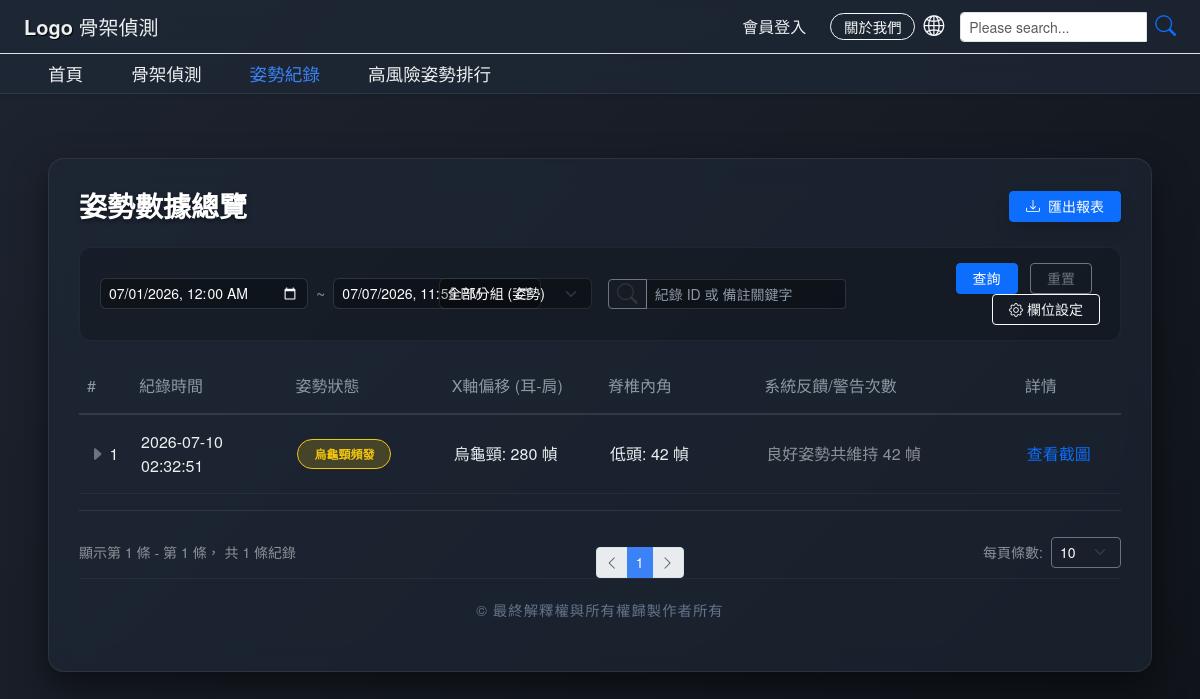
The app's page /renaissance, older data.
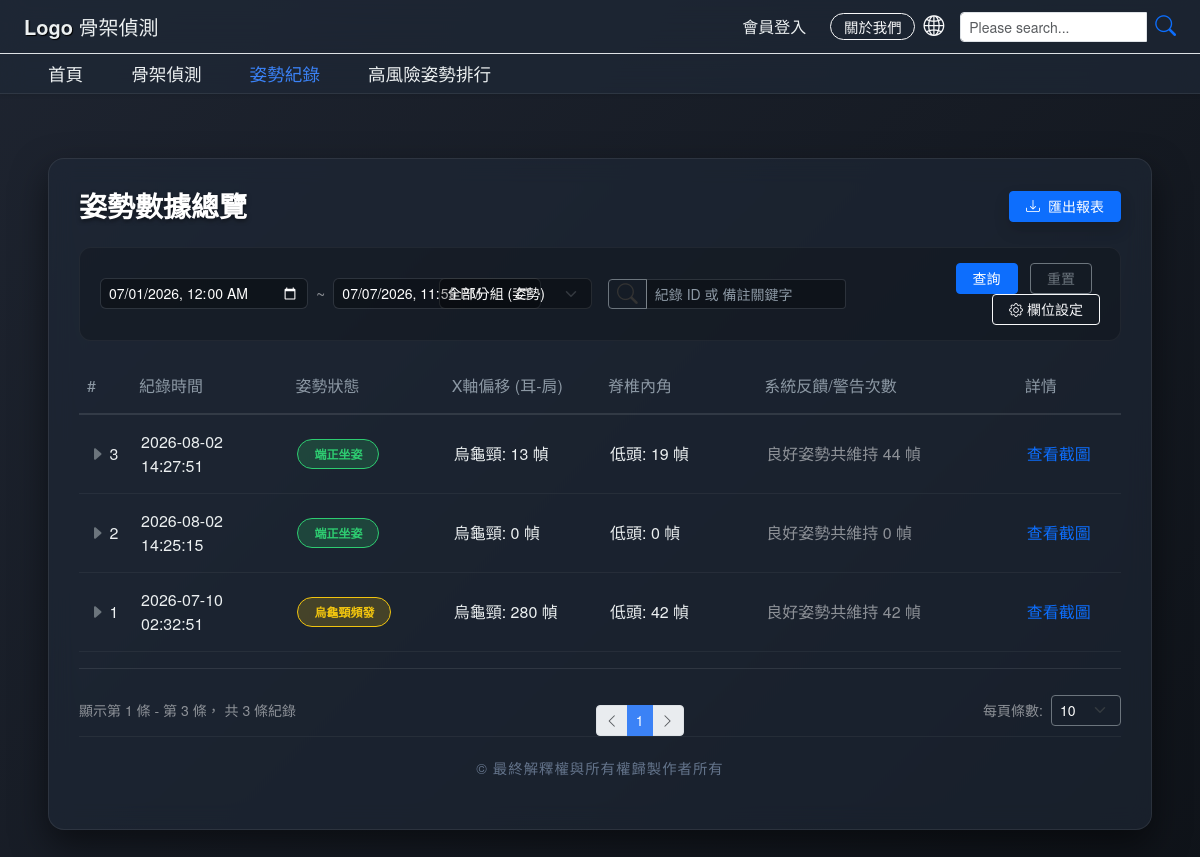
The same page, newer data.
### tables this page shows
CREATE TABLE posture_records (
        id INTEGER PRIMARY KEY AUTOINCREMENT,
        good_count INTEGER NOT NULL DEFAULT 0,
        turtle_neck_count INTEGER NOT NULL DEFAULT 0,
        looking_down_count INTEGER NOT NULL DEFAULT 0,
        slouching_count INTEGER NOT NULL DEFAULT 0,
        timestamp TEXT NOT NULL
    );

### app.py (the view)
@app.route('/renaissance')
def posture_record():
    page = request.args.get('page', 1, type=int)
    per_page = 10
    total_row = query_db("SELECT COUNT(*) FROM posture_records", one=True)
    total_records = total_row[0] if total_row else 0
    total_pages = math.ceil(total_records / per_page)
    offset = (page - 1) * per_page
    db_records = query_db(
        "SELECT * FROM posture_records ORDER BY timestamp DESC LIMIT ? OFFSET ?",
        (per_page, offset)
    )
    history_data = []
    for row in db_records:
        status = "端正坐姿"
        badge = "badge-good"
        if row['turtle_neck_count'] > 50:
            status = "烏龜頸頻發"
            badge = "badge-warning"
        elif row['looking_down_count'] > 50:
            status = "過度低頭"
            badge = "badge-danger"
        elif row['slouching_count'] > 50:
            status = "癱坐前滑"
            badge = "badge-warning"
        history_data.append({
            "id": row['id'],
            "time": row['timestamp'],
            "status": status,
            "badge_class": badge,
            "offset": f"烏龜頸: {row['turtle_neck_count']} 幀",
            "angle": f"低頭: {row['looking_down_count']} 幀",
            "note": f"良好姿勢共維持 {row['good_count']} 幀"
        })
    return render_template('record.html',
                           records=history_data,
                           page=page,
                           total_pages=total_pages,
                           total_records=total_records,
                           per_page=per_page)

### db.py (called while the page is built)
def query_db(query, args=(), one=False):
    with sqlite3.connect(DB_PATH) as conn:
        conn.row_factory = sqlite3.Row      # 支援用 key 讀取欄位
        cur = conn.cursor()
        cur.execute(query, args)
        rv = cur.fetchall()
        return (rv[0] if rv else None) if one else rv

### templates/record.html (shortened to what this page needs)
<!DOCTYPE html>
<html lang="zh-TW">
<head>
    <link rel="stylesheet" href="{{ url_for('static', filename='css/all.css') }}" />
    <link rel="stylesheet" href="{{ url_for('static', filename='css/navbar.css') }}" />
    <link href="https://cdn.jsdelivr.net/npm/bootstrap@5.3.0/dist/css/bootstrap.min.css" rel="stylesheet">
    <link href="https://cdn.jsdelivr.net/npm/bootstrap-icons@1.10.5/font/bootstrap-icons.css" rel="stylesheet">
</head>
<body>
<header class="container-fluid border-bottom">
    <div class="row align-items-center py-2">
        <div class="col-4 ps-4">
            <h4 class="mb-0"><span class="logo-text">Logo</span> 骨架偵測</h4>
        </div>
        <div class="col-8 d-flex justify-content-end align-items-center pe-4">
            <div class="login-box me-4">
            {% if not session.get('loggedIn') %}
                <a href="/loginForm" class="member-link text-decoration-none">會員登入</a>
            {% endif %}
            </div>
            <div class="d-flex align-items-center me-3">
                <a id="aboutwe" class="btn btn-outline-light btn-sm" href="#">關於我們</a>
                <i class="bi bi-globe2 ms-2 text-light"></i>
            </div>
            <form class="d-flex search-form align-items-center" action="/search" method="get">
                <div class="input-group input-group-sm">
                    <input type="search" name="searchQuery" class="form-control" placeholder="Please search...">
                    <button class="btn btn-outline-secondary p-0 ms-2 border-0" type="submit">
                        <i class="bi bi-search text-primary"></i>
                    </button>
                </div>
            </form>
        </div>
    </div>
</header>
<nav class="navbar navbar-expand-lg shadow-sm">
    <div class="container-fluid p-0">
        <div class="collapse navbar-collapse justify-content-start" id="nav-menu">
            <ul class="navbar-nav ps-4">
                <li class="nav-item"><a href="/" class="nav-link">首頁</a></li>
                <li class="nav-item"><a href="/ScanPage" class="nav-link">骨架偵測</a></li>
                <li class="nav-item"><a href="/renaissance" class="nav-link active" style="color: #3b82f6 !important;">姿勢紀錄</a></li>
                <li class="nav-item"><a href="/rank" class="nav-link">高風險姿勢排行</a></li>
            </ul>
        </div>
    </div>
</nav>
<div class="main-container container-fluid px-4 px-md-5">
    <div class="record-card">
        <div class="d-flex justify-content-between align-items-center mb-4">
            <h3 class="mb-0 fw-bold" style="text-shadow: 0 2px 4px rgba(0,0,0,0.5);">姿勢數據總覽</h3>
            <button class="btn btn-primary btn-sm px-3 shadow"><i class="bi bi-download me-1"></i> 匯出報表</button>
        </div>
        <div class="filter-section">
            <form class="row g-3 align-items-center">
                <div class="col-md-4 d-flex align-items-center">
                    <input type="datetime-local" class="form-control form-control-sm me-2" value="2026-07-01T00:00">
                    <span class="text-white-50">~</span>
                    <input type="datetime-local" class="form-control form-control-sm ms-2" value="2026-07-07T23:59">
                </div>
                <div class="col-md-2">
                    <select class="form-select form-select-sm">
                        <option value="all" selected>全部分組 (姿勢)</option>
                    </select>
                </div>
                <div class="col-md-3">
                    <div class="input-group input-group-sm">
                        <span class="input-group-text bg-transparent border-secondary text-secondary"><i class="bi bi-search"></i></span>
                        <input type="text" class="form-control" placeholder="紀錄 ID 或 備註關鍵字">
                    </div>
                </div>
                <div class="col-md-3 text-end">
                    <button type="submit" class="btn btn-primary btn-sm px-3 me-2">查詢</button>
                    <button type="reset" class="btn btn-outline-secondary btn-sm px-3 me-2">重置</button>
                    <button type="button" class="btn btn-outline-light btn-sm px-3"><i class="bi bi-gear"></i> 欄位設定</button>
                </div>
            </form>
        </div>
        <div class="table-responsive">
            <table class="table table-glass table-borderless align-middle">
                <thead>
                    <tr>
                        <th scope="col" style="width: 5%;">#</th>
                        <th scope="col" style="width: 15%;">紀錄時間</th>
                        <th scope="col" style="width: 15%;">姿勢狀態</th>
                        <th scope="col" style="width: 15%;">X軸偏移 (耳-肩)</th>
                        <th scope="col" style="width: 15%;">脊椎內角</th>
                        <th scope="col" style="width: 25%;">系統反饋/警告次數</th>
                        <th scope="col" style="width: 10%;">詳情</th>
                    </tr>
                </thead>
                <tbody>
                    {% for row in records %}
                    <tr>
                        <td><i class="bi bi-caret-right-fill text-secondary"></i> {{ row.id }}</td>
                        <td>{{ row.time }}</td>
                        <td><span class="badge {{ row.badge_class }} rounded-pill px-3 py-2">{{ row.status }}</span></td>
                        <td>{{ row.offset }}</td>
                        <td>{{ row.angle }}</td>
                        <td class="text-white-50">{{ row.note }}</td>
                        <td><a href="#" class="text-primary text-decoration-none">查看截圖</a></td>
                    </tr>
                    {% else %}
                    <tr>
                        <td colspan="7" class="text-center text-white-50 py-4">目前還沒有任何紀錄喔！</td>
                    </tr>
                    {% endfor %}
                </tbody>
            </table>
        </div>
        <div class="d-flex justify-content-between align-items-center mt-3 pt-3 border-top border-secondary border-opacity-25">
            <span class="text-white-50 small">
                顯示第 {{ (page - 1) * per_page + 1 }} 條 -
                第 {{ [page * per_page, total_records] | min }} 條，
                共 {{ total_records }} 條紀錄
            </span>
            <nav aria-label="Page navigation">
                <ul class="pagination pagination-sm mb-0">
                    <li class="page-item {% if page == 1 %}disabled{% endif %}">
                        <a class="page-link" href="?page={{ page - 1 }}"><i class="bi bi-chevron-left"></i></a>
                    </li>
                    {% for p in range(1, total_pages + 1) %}
                    <li class="page-item {% if p == page %}active{% endif %}">
                        <a class="page-link" href="?page={{ p }}">{{ p }}</a>
                    </li>
                    {% endfor %}
                    <li class="page-item {% if page == total_pages or total_pages == 0 %}disabled{% endif %}">
                        <a class="page-link" href="?page={{ page + 1 }}"><i class="bi bi-chevron-right"></i></a>
                    </li>
                </ul>
            </nav>
            <div class="d-flex align-items-center">
                <span class="text-white-50 small me-2">每頁條數:</span>
                <select class="form-select form-select-sm bg-transparent text-white border-secondary" style="width: 70px;" disabled>
                    <option value="10" selected>10</option>
                </select>
            </div>
        </div>
<footer id="footer">
    <p class="mb-0">&copy; 最終解釋權與所有權歸製作者所有</p>
</footer>
</body>
</html>

### static/css/all.css (style rules this page uses)
body { margin: 0; padding: 0; background-color: #ffffff; overflow-x: hidden; }
header { width: 100%; padding: 0.3% 0 !important; background-color: #fff; }
header .row { margin: 0 !important; width: 100%; }
.logo-text { font-weight: bold; text-shadow: 1px 1px 1px #000; }
h4.mb-0 { line-height: 1.2; font-size: 1.25rem; }
.member-link { color: #0000FF; text-decoration: none; font-size: 1rem; white-space: nowrap; }
#aboutwe { padding: 0.1rem 0.8rem; font-size: 0.9rem; border-radius: 20px; }
.bi-globe2, .bi-search { font-size: 1.3rem; display: flex; align-items: center; color: #333; }
.search-form { height: 30px; }
.input-group-sm > .form-control { height: 30px; padding: 2px 10px; }

### static/css/navbar.css (style rules this page uses)
nav.navbar { background-color: rgba(30, 40, 55, 0.7) !important; backdrop-filter: blur(12px); -webkit-backdrop-filter: blur(12px); border-bottom: 1px solid rgba(255, 255, 255, 0.08) !important; min-height: auto; padding: 0 !important; }
.navbar-nav .nav-link { color: #ecf0f1 !important; font-size: 1.1rem; padding: 0.4rem 1.5rem !important; transition: color 0.3s ease; }
.main-container { width: 85%; margin: 2% auto; }
header { position: relative; z-index: 1050 !important; }

### templates/record.html (style rules this page uses)
body { background: linear-gradient(135deg, #1e2430 0%, #0f1319 100%); min-height: 100vh; color: white; font-family: 'Helvetica Neue', 'Segoe UI', Tahoma, Geneva, Verdana, sans-serif; display: flex; flex-direction: column; }
header, .navbar { background-color: rgba(30, 40, 55, 0.7) !important; backdrop-filter: blur(12px); -webkit-backdrop-filter: blur(12px); border-bottom: 1px solid rgba(255, 255, 255, 0.08) !important; }
.nav-link, .member-link, header h4, .dropdown-toggle { color: #ecf0f1 !important; font-weight: 500; transition: color 0.3s ease; }
.main-container { flex: 1; padding: 40px 0; }
.record-card { background-color: rgba(30, 40, 55, 0.6); backdrop-filter: blur(12px); -webkit-backdrop-filter: blur(12px); border: 1px solid rgba(255, 255, 255, 0.08); border-radius: 16px; padding: 30px; box-shadow: 0 15px 35px rgba(0,0,0,0.5); }
.filter-section { background-color: rgba(0, 0, 0, 0.2); border-radius: 12px; padding: 15px 20px; margin-bottom: 25px; border: 1px solid rgba(255, 255, 255, 0.05); }
.filter-section input, .filter-section select { background-color: rgba(0, 0, 0, 0.3); border: 1px solid rgba(255, 255, 255, 0.1); color: white; border-radius: 6px; }
.filter-section input::placeholder { color: #8c98a4; }
.filter-section select option { background-color: #1e2430; color: white; }
.table-glass { color: #ecf0f1; margin-bottom: 0; }
.table-glass thead th { border-bottom: 2px solid rgba(255, 255, 255, 0.1); color: #8c98a4; font-weight: 500; padding-bottom: 15px; background: transparent; }
.table-glass tbody td { border-bottom: 1px solid rgba(255, 255, 255, 0.05); padding: 15px 10px; vertical-align: middle; background: transparent; color: #ecf0f1; }
.badge-good { background-color: rgba(46, 204, 113, 0.2); color: #2ecc71; border: 1px solid #2ecc71; }
.badge-warning { background-color: rgba(241, 196, 15, 0.2); color: #f1c40f; border: 1px solid #f1c40f; }
.pagination { margin-top: 20px; margin-bottom: 0; }
.page-link { background-color: rgba(0, 0, 0, 0.3); border-color: rgba(255, 255, 255, 0.1); color: #ecf0f1; }
.page-item.active .page-link { background-color: #3b82f6; border-color: #3b82f6; }
#footer { text-align: center; color: #64748b; padding: 20px 0; font-size: 0.9rem; letter-spacing: 1px; border-top: 1px solid rgba(255, 255, 255, 0.05); margin-top: auto; }
input[type="date"], input[type="time"], input[type="datetime-local"] { color-scheme: dark; }

Row changes from the older to the newer data that the page shows:
added posture_records: id "3", time "2026-08-02 14:27:51", status "端正坐姿", offset "烏龜頸: 13 幀", angle "低頭: 19 幀", note "良好姿勢共維持 44 幀"
added posture_records: id "2", time "2026-08-02 14:25:15", status "端正坐姿", offset "烏龜頸: 0 幀", angle "低頭: 0 幀", note "良好姿勢共維持 0 幀"
Text that changed along with them:
{{ [page * per_page, total_records] | min }}: "1" → "3"
{{ total_records }}: "1" → "3"
